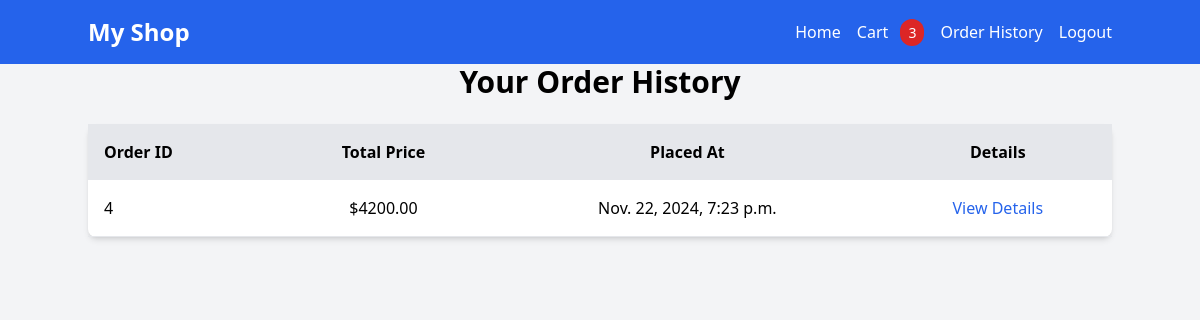
Before: /order_history/ (signed in) with the older database file.
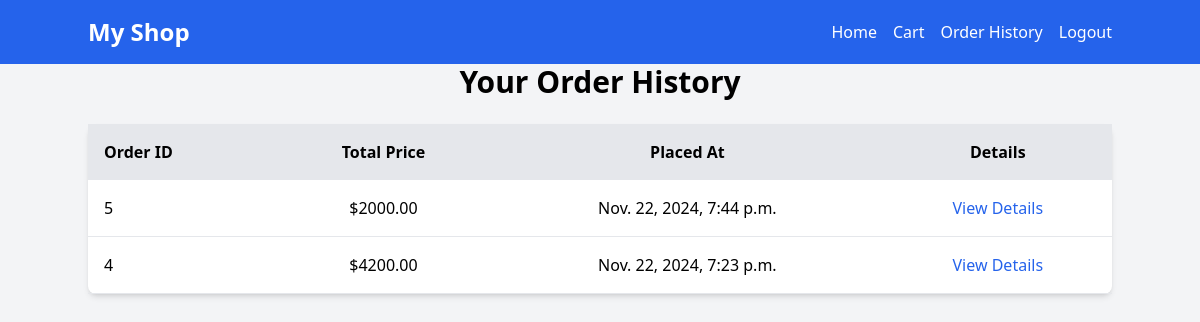
After: the same page with the newer database file.
### shop/models.py (models this page shows, shortened)
class Order(models.Model):
    user = models.ForeignKey(User, on_delete=models.CASCADE)
    total_price = models.DecimalField(max_digits=10, decimal_places=2)
    placed_at = models.DateTimeField(auto_now_add=True)

### shop/views.py (the view)
# urls.py: path('order_history/', views.order_history, name='order_history'),
@login_required
def order_history(request):
    orders = Order.objects.filter(user=request.user).order_by('-placed_at')
    return render(request, 'shop/order_history.html', {'orders': orders})

### shop/context_processors.py (called while the page is built)
def cart_item_count(request):
    total_items = 0
    if request.user.is_authenticated:
        cart, created = Cart.objects.get_or_create(user=request.user)
        cart_items = CartItem.objects.filter(cart=cart)
        total_items = sum(item.quantity for item in cart_items)
    return {'total_items': total_items}

### shop/templates/shop/order_history.html (shortened to what this page needs)
{% extends 'shop/base.html' %}
{% block content %}
<h1 class="text-3xl font-bold text-center mb-6">Your Order History</h1>
{% if orders %}
<table class="table-auto w-full bg-white shadow-md rounded-lg">
    <thead>
        <tr class="bg-gray-200">
            <th class="p-4 text-left">Order ID</th>
            <th class="p-4">Total Price</th>
            <th class="p-4">Placed At</th>
            <th class="p-4">Details</th>
        </tr>
    </thead>
    <tbody>
        {% for order in orders %}
        <tr class="border-b">
            <td class="p-4">{{ order.id }}</td>
            <td class="p-4 text-center">${{ order.total_price }}</td>
            <td class="p-4 text-center">{{ order.placed_at }}</td>
            <td class="p-4 text-center">
                <a href="{% url 'order_details' order.id %}" class="text-blue-600">View Details</a>
            </td>
        </tr>
        {% endfor %}
    </tbody>
</table>
{% else %}
<p class="text-center text-gray-500">You have no orders yet.</p>
{% endif %}
{% endblock %}

Changed rows visible on the page:
added Order: id "5", total_price "2000.00", placed_at "Nov. 22, 2024, 7:44 p.m."
Other visible differences:
{{ total_items }}: "3" → (not shown)
